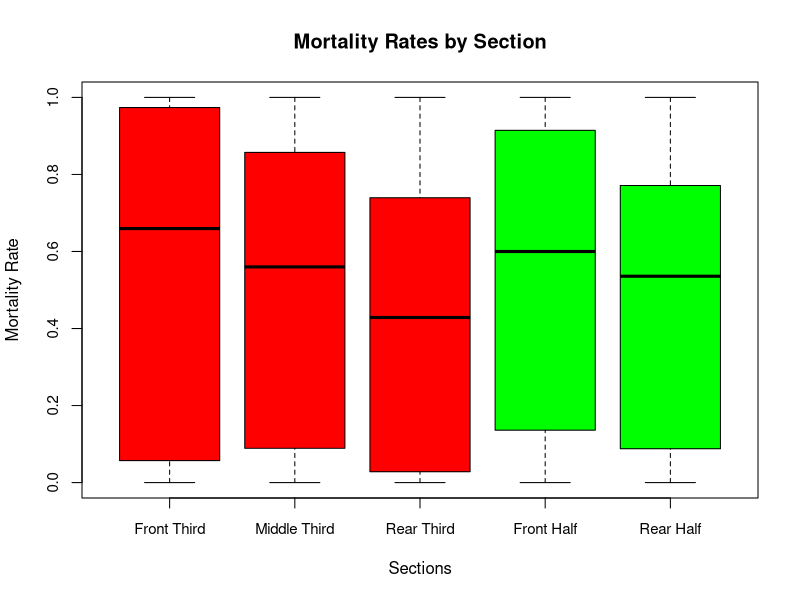
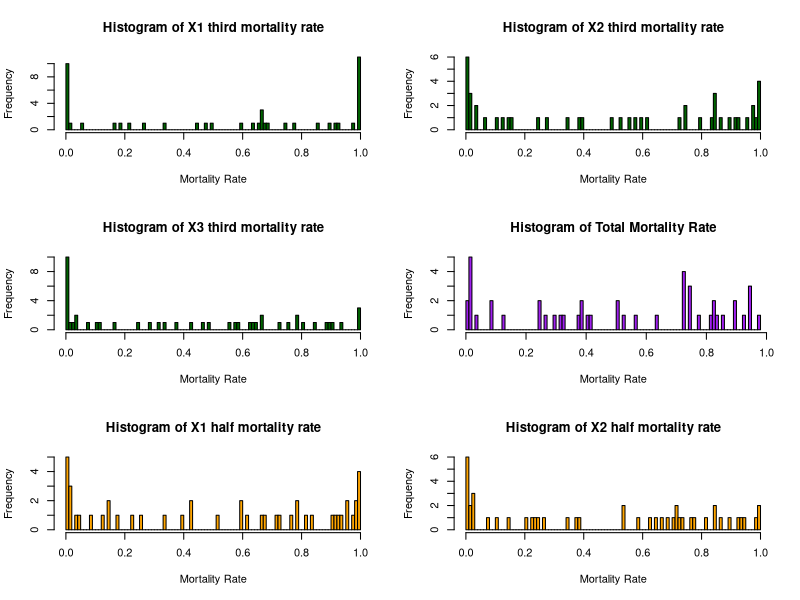
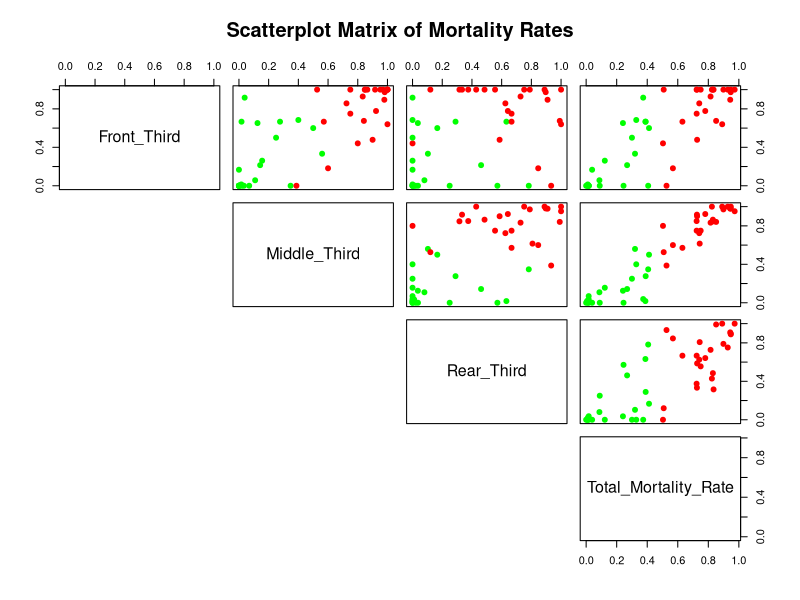
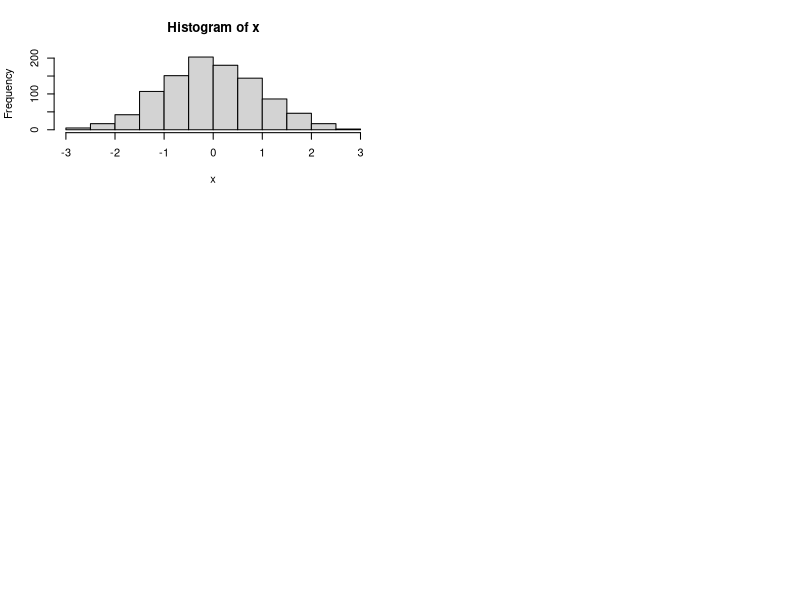

The R source for these figures, in order:
## ---- chunk 1
knitr::opts_chunk$set(echo = TRUE)
## ---- chunk 2
accident_data <- read.csv("AllCREEP_cleaned_eng.csv")
str(accident_data)
#
#> str(accident_data)
#'data.frame':   47 obs. of  26 variables:
# $ Airline          : chr  "singapore airlines" "british airtours" "british midland" "china airlines" ...
# $ FlightNum        : int  6 28 92 120 123 129 140 148 191 204 ...
# $ X1.third.minor   : int  17 36 0 0 0 4 0 0 0 3 ...
# $ X1.third.major   : int  2 0 11 0 0 0 0 0 0 0 ...
# $ X1.third.dead    : int  15 0 22 0 136 14 18 16 55 33 ...
# $ X2.third.minor   : int  1 30 4 5 0 5 7 1 0 25 ...
# $ X2.third.major   : int  15 0 30 0 0 0 0 0 8 0 ...
# $ X2.third.dead    : int  64 16 13 8 214 60 139 34 51 1 ...
# $ X3.third.minor   : int  26 10 0 5 36 24 0 8 10 29 ...
# $ X3.third.major   : int  17 0 27 0 0 0 0 0 7 0 ...
# $ X3.third.dead    : int  0 36 11 21 109 43 91 30 16 0 ...
# $ X1.half.minor    : int  17 56 32 3 0 7 7 1 0 7 ...
# $ X1.half.major    : int  3 0 0 0 0 0 0 0 1 0 ...
# $ X1.half.dead     : int  41 8 34 6 226 23 95 36 79 35 ...
# $ X2.half.minor    : int  26 20 39 7 4 26 0 7 10 46 ...
# $ X2.half.major    : int  31 0 0 0 0 0 0 0 14 0 ...
# $ X2.half.dead     : int  34 44 13 23 225 90 145 46 48 0 ...
# $ DataOrigin       : chr  "w" "w" "w" "w" ...
# $ PhaseOfFlight    : chr  "takeoff" "takeoff" "landing" "landing" ...
# $ Time             : chr  "night" "day" "night" "day" ...
# $ Place            : chr  "airport" "outside" "outside" "airport" ...
# $ HasFire          : chr  "fire" "fire" "fire" "fire" ...
# $ CrushedFuselage : int  1 1 1 1 1 1 1 1 1 1 ...
# $ RestraintIntact : int  0 0 0 1 0 0 0 0 0 0 ...
# $ Environment      : chr  "dangerous" "dangerous" "dangerous" "clear" ...
# $ EnergyAbsorption: chr  "nogear" "nogear" "gear" "nogear" ...
#> 
#
## ---- chunk 3
# add a colum of # of passengers for each airplain section
accident_data <- within(accident_data, {
  X2.half.total  <- X2.half.minor  + X2.half.major  + X2.half.dead
  X1.half.total  <- X1.half.minor  + X1.half.major  + X1.half.dead
  X3.third.total <- X3.third.minor + X3.third.major + X3.third.dead
  X2.third.total <- X2.third.minor + X2.third.major + X2.third.dead
  X1.third.total <- X1.third.minor + X1.third.major + X1.third.dead
})

# now we transform the variables that are categorical into factors
factor_cols <- c("PhaseOfFlight", "Time", "Place", "HasFire", "Environment", 
                 "EnergyAbsorption", "CrushedFuselage", "RestraintIntact")

accident_data[factor_cols] <- lapply(accident_data[factor_cols], as.factor)
## ---- chunk 4
accident_data <- within(accident_data, {
  X1.third.mortality.rate <- X1.third.dead / X1.third.total
  X2.third.mortality.rate <- X2.third.dead / X2.third.total
  X3.third.mortality.rate <- X3.third.dead / X3.third.total
  X1.half.mortality.rate  <- X1.half.dead  / X1.half.total
  X2.half.mortality.rate  <- X2.half.dead  / X2.half.total
})
## ---- chunk 5
with(accident_data, {
  boxplot(X1.third.mortality.rate, 
          X2.third.mortality.rate, 
          X3.third.mortality.rate, 
          X1.half.mortality.rate, 
          X2.half.mortality.rate, 
          names = c("Front Third", "Middle Third", "Rear Third", "Front Half", "Rear Half"),
          main = "Mortality Rates by Section",
          ylab = "Mortality Rate",
          xlab = "Sections",
          col = c("red", "red", "red", "green", "green"),
          cex.axis = 0.9)
})
## ---- chunk 6
# shapiro test for normality, p-value extrated and lableled
shapiro_results <- data.frame(
  Section = c("Front Third", "Middle Third", "Rear Third", "Front Half", "Rear Half"),
  P_Value = c(
    shapiro.test(accident_data$X1.third.mortality.rate)$p.value,
    shapiro.test(accident_data$X2.third.mortality.rate)$p.value,
    shapiro.test(accident_data$X3.third.mortality.rate)$p.value,
    shapiro.test(accident_data$X1.half.mortality.rate)$p.value,
    shapiro.test(accident_data$X2.half.mortality.rate)$p.value
  )
)
shapiro_results
## ---- chunk 7
par(mfrow = c(3, 2))

colums <- c("X1.third.mortality.rate","X2.third.mortality.rate" ,"X3.third.mortality.rate") 

for( c in colums){
  hist(accident_data[[c]],
       main = paste("Histogram of", gsub("\\.", " ", c)),
       xlab = "Mortality Rate",
       col = "darkgreen",
       border = "black",
       breaks = 100)
}

##histogram for total mortality rate
hist((accident_data$X1.third.dead + accident_data$X2.third.dead + accident_data$X3.third.dead) / 
       (accident_data$X1.third.total + accident_data$X2.third.total + accident_data$X3.third.total),
     main = "Histogram of Total Mortality Rate",
     xlab = "Mortality Rate",
     col = "purple",
     border = "black",
     breaks = 100)

# check for value ==1 or value ==0 of the total mortality rate
accident_data$Total.mortality.rate <- (accident_data$X1.third.dead + accident_data$X2.third.dead + accident_data$X3.third.dead) / 
  (accident_data$X1.third.total + accident_data$X2.third.total + accident_data$X3.third.total)
#sum(accident_data$Total.mortality.rate == 1) # 0
#sum(accident_data$Total.mortality.rate == 0) # 1





colums_half <- c("X1.half.mortality.rate","X2.half.mortality.rate")
for( c in colums_half){
  hist(accident_data[[c]],
       main = paste("Histogram of", gsub("\\.", " ", c)),
       xlab = "Mortality Rate",
       col = "orange",
       border = "black",
       breaks = 100)
}

library(corrplot)

# 1. Setup Data
correlation_matrix <- data.frame(
  Front_Third = accident_data$X1.third.mortality.rate,
  Middle_Third = accident_data$X2.third.mortality.rate,
  Rear_Third = accident_data$X3.third.mortality.rate,
  Total_Mortality_Rate = accident_data$Total.mortality.rate
)

# 2. Create the Color Gradient Logic
# Create a palette generator that goes from Green -> Red
rbPal <- colorRampPalette(c("green", "red"))

# Map the Total_Mortality_Rate variable to 100 bins (shades of color)
# 'cut' divides the numeric range into intervals, returning the index (1-100)
# We use that index to pick the specific color from rbPal
point_colors <- rbPal(2)[as.numeric(cut(correlation_matrix$Total_Mortality_Rate, breaks = 2))]

# 3. Plot
scatterplot_matrix <- function(data) {
  pairs(data, 
        main = "Scatterplot Matrix of Mortality Rates",
        pch = 19, 
        # Pass the vector of colors we created
        col = point_colors,
        lower.panel = NULL) 
}

scatterplot_matrix(correlation_matrix)
## ---- chunk 8
# Kruskal-Wallis test for differences in mortality rates between sections (only thirds)
mortality_data_third <- data.frame(
  SectionThird = rep(c("Front Third", "Middle Third", "Rear Third"), each = nrow(accident_data)),
  MortalityRateThird = c(accident_data$X1.third.mortality.rate, 
                    accident_data$X2.third.mortality.rate, 
                    accident_data$X3.third.mortality.rate)
)

kruskal_result_third <- kruskal.test(MortalityRateThird ~ SectionThird, data = mortality_data_third)
kruskal_result_third

# Kruskal-Wallis test for differences in mortality rates between sections (only halves)
mortality_data_half <- data.frame(
  SectionHalf = rep(c("Front Half", "Rear Half"), each = nrow(accident_data)),
  MortalityRateHalf = c(accident_data$X1.half.mortality.rate, 
                    accident_data$X2.half.mortality.rate)
)

kruskal_result_half <- kruskal.test(MortalityRateHalf ~ SectionHalf, data = mortality_data_half)
kruskal_result_half
## ---- chunk 9
### test glm with binomial family to see the effect of other variables on mortality rate for each section

## also print the varius confidence intervals for the coefficients, and trasform them into odds ratios
glm_third_1 <- glm(cbind(accident_data$X1.third.dead, accident_data$X1.third.total - accident_data$X1.third.dead) ~ 
                     #accident_data$PhaseOfFlight + 
                     #accident_data$Time + 
                     #accident_data$Place + 
                     accident_data$HasFire + 
                     #accident_data$Environment + 
                     accident_data$EnergyAbsorption + 
                     accident_data$CrushedFuselage + 
                     accident_data$RestraintIntact, 
                   family = quasibinomial(link = "logit"))

glm_third_2 <- glm(cbind(accident_data$X2.third.dead, accident_data$X2.third.total - accident_data$X2.third.dead) ~ 
                     #accident_data$PhaseOfFlight + 
                     #accident_data$Time + 
                     #accident_data$Place + 
                     accident_data$HasFire + 
                     #accident_data$Environment + 
                     accident_data$EnergyAbsorption + 
                     accident_data$CrushedFuselage + 
                     accident_data$RestraintIntact, 
                   family = quasibinomial(link = "logit"))

glm_third_3 <- glm(cbind(accident_data$X3.third.dead, accident_data$X3.third.total - accident_data$X3.third.dead) ~ 
                     #accident_data$PhaseOfFlight + 
                     #accident_data$Time + 
                     #accident_data$Place + 
                     accident_data$HasFire + 
                     #accident_data$Environment + 
                     accident_data$EnergyAbsorption + 
                     accident_data$CrushedFuselage + 
                     accident_data$RestraintIntact, 
                   family = quasibinomial(link = "logit"))

# now try to model the total mortality rate

glm_total <- glm(cbind(accident_data$X1.third.dead + accident_data$X2.third.dead + accident_data$X3.third.dead, 
                       accident_data$X1.third.total + accident_data$X2.third.total + accident_data$X3.third.total - 
                         (accident_data$X1.third.dead + accident_data$X2.third.dead + accident_data$X3.third.dead)) ~ 
                   #accident_data$PhaseOfFlight + 
                   #accident_data$Time + 
                   #accident_data$Place + 
                   accident_data$HasFire + 
                   #accident_data$Environment + 
                   accident_data$EnergyAbsorption + 
                   accident_data$CrushedFuselage + 
                   accident_data$RestraintIntact, 
                 family = quasibinomial(link = "logit"))

## ---- chunk 10
summary(glm_third_1)
summary(glm_third_2)
summary(glm_third_3)
summary(glm_total)
## ---- chunk 11
x <- rnorm(1000)
hist(x)
